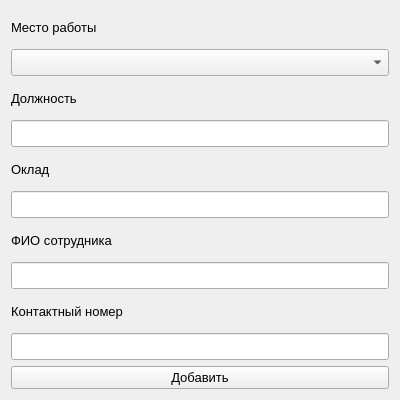
<?xml version="1.0" encoding="UTF-8"?>
<ui version="4.0">
 <class>add_stuff</class>
 <widget class="QWidget" name="add_stuff">
  <property name="geometry">
   <rect>
    <x>0</x>
    <y>0</y>
    <width>400</width>
    <height>400</height>
   </rect>
  </property>
  <property name="font">
   <font>
    <pointsize>10</pointsize>
   </font>
  </property>
  <property name="windowTitle">
   <string>Form</string>
  </property>
  <layout class="QGridLayout" name="gridLayout">
   <item row="6" column="0" colspan="2">
    <widget class="QLabel" name="label_4">
     <property name="text">
      <string>ФИО сотрудника</string>
     </property>
    </widget>
   </item>
   <item row="10" column="0" colspan="2">
    <widget class="QPushButton" name="add_st">
     <property name="text">
      <string>Добавить</string>
     </property>
    </widget>
   </item>
   <item row="5" column="0" colspan="2">
    <widget class="QLineEdit" name="st_salary">
     <property name="font">
      <font>
       <pointsize>12</pointsize>
      </font>
     </property>
    </widget>
   </item>
   <item row="0" column="0" colspan="2">
    <widget class="QLabel" name="label">
     <property name="text">
      <string>Место работы</string>
     </property>
    </widget>
   </item>
   <item row="2" column="0">
    <widget class="QLabel" name="label_2">
     <property name="text">
      <string>Должность</string>
     </property>
    </widget>
   </item>
   <item row="3" column="0" colspan="2">
    <widget class="QLineEdit" name="st_position">
     <property name="font">
      <font>
       <pointsize>12</pointsize>
      </font>
     </property>
    </widget>
   </item>
   <item row="8" column="0" colspan="2">
    <widget class="QLabel" name="label_5">
     <property name="text">
      <string>Контактный номер</string>
     </property>
    </widget>
   </item>
   <item row="4" column="0" colspan="2">
    <widget class="QLabel" name="label_3">
     <property name="text">
      <string>Оклад</string>
     </property>
    </widget>
   </item>
   <item row="9" column="0" colspan="2">
    <widget class="QLineEdit" name="st_phone">
     <property name="font">
      <font>
       <pointsize>12</pointsize>
      </font>
     </property>
    </widget>
   </item>
   <item row="7" column="0" colspan="2">
    <widget class="QLineEdit" name="st_name">
     <property name="font">
      <font>
       <pointsize>12</pointsize>
      </font>
     </property>
    </widget>
   </item>
   <item row="1" column="0" colspan="2">
    <widget class="QComboBox" name="st_combo_wh">
     <property name="font">
      <font>
       <pointsize>12</pointsize>
      </font>
     </property>
    </widget>
   </item>
  </layout>
 </widget>
 <resources/>
 <connections/>
</ui>
